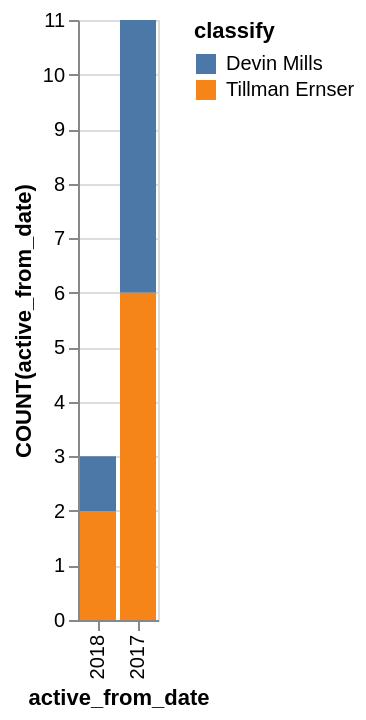

Here is the Vega-Lite specification saved for this chart:
### Vega-Lite specification from a JSON file in a GitHub repository (floating-point values rounded to 4 significant figures)
{"data": {"values": [{"x_data": "2017", "y_data": 5, "classify": "Devin Mills"}, {"x_data": "2018", "y_data": 1, "classify": "Devin Mills"}, {"x_data": "2017", "y_data": 6, "classify": "Tillman Ernser"}, {"x_data": "2018", "y_data": 2, "classify": "Tillman Ernser"}]}, "mark": "bar", "encoding": {"x": {"field": "x_data", "type": "nominal", "title": "active_from_date", "sort": "descending"}, "y": {"field": "y_data", "type": "quantitative", "title": "COUNT(active_from_date)"}, "color": {"field": "classify"}}}
